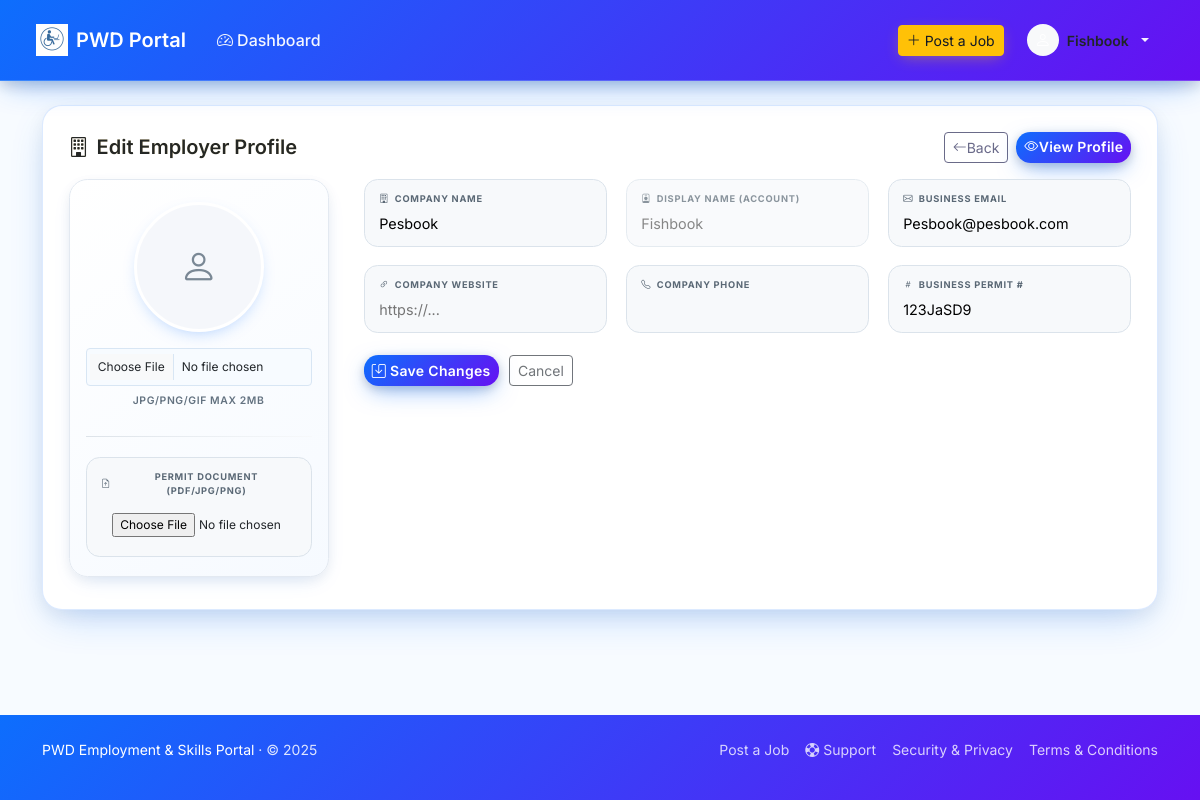
Screenshot of /public/employer_edit.php (signed in) with the database file from the repository.
### tables this page shows
CREATE TABLE `users` (
  `user_id` varchar(40) NOT NULL,
  `name` varchar(120) NOT NULL,
  `date_of_birth` date DEFAULT NULL,
  `gender` enum('Male','Female','Non-binary','Prefer not to say') DEFAULT NULL,
  `phone` varchar(30) DEFAULT NULL,
  `region` varchar(100) DEFAULT NULL,
  `province` varchar(100) DEFAULT NULL,
  `city` varchar(100) DEFAULT NULL,
  `full_address` varchar(255) DEFAULT NULL,
  `email` varchar(180) NOT NULL,
  `password` varchar(255) DEFAULT NULL,
  `role` enum('job_seeker','employer','admin') NOT NULL DEFAULT 'job_seeker',
  `experience` int(11) DEFAULT 0,
  `education` varchar(120) DEFAULT NULL,
  `education_level` varchar(120) DEFAULT NULL,
  `primary_skill_summary` text DEFAULT NULL,
  `profile_completeness` tinyint(3) UNSIGNED NOT NULL DEFAULT 0,
  `profile_last_calculated` datetime DEFAULT NULL,
  `disability` varchar(255) DEFAULT NULL,
  `disability_type` varchar(120) DEFAULT NULL,
  `disability_severity` enum('Mild','Moderate','Severe') DEFAULT NULL,
  `assistive_devices` varchar(255) DEFAULT NULL,
  `pwd_id_number` varbinary(255) DEFAULT NULL,
  `pwd_id_last4` varchar(8) DEFAULT NULL,
  `pwd_id_status` enum('None','Pending','Verified','Rejected') NOT NULL DEFAULT 'None',
  `job_seeker_status` enum('Active','Suspended') NOT NULL DEFAULT 'Active',
  `pwd_id_review_note` text DEFAULT NULL,
  `pwd_id_reviewed_at` datetime DEFAULT NULL,
  `pwd_id_reviewed_by` varchar(40) DEFAULT NULL,
  `resume` varchar(255) DEFAULT NULL,
  `video_intro` varchar(255) DEFAULT NULL,
  `expected_salary_currency` varchar(8) DEFAULT 'PHP',
  `expected_salary_min` int(11) DEFAULT NULL,
  `expected_salary_max` int(11) DEFAULT NULL,
  `expected_salary_period` enum('monthly','yearly','hourly') DEFAULT 'monthly',
  `interests` text DEFAULT NULL,
  `accessibility_preferences` varchar(255) DEFAULT NULL,
  `preferred_location` varchar(255) DEFAULT NULL,
  `preferred_work_setup` enum('On-site','Hybrid','Remote') DEFAULT NULL,
  `created_at` timestamp NOT NULL DEFAULT current_timestamp(),
  `company_name` varchar(255) DEFAULT '',
  `business_email` varchar(255) DEFAULT '',
  `company_website` varchar(255) DEFAULT NULL,
  `company_phone` varchar(64) DEFAULT NULL,
  `business_permit_number` varchar(100) DEFAULT NULL,
  `employer_status` enum('Pending','Approved','Suspended','Rejected') DEFAULT 'Pending',
  `suspension_reason` text DEFAULT NULL,
  `employer_doc` varchar(255) DEFAULT '',
  `profile_picture` varchar(255) DEFAULT NULL,
  `deleted_at` datetime DEFAULT NULL
);

### classes/User.php (called while the page is built, shortened)
<?php
class User {
    public static function findById(string $id): ?self {
        $pdo = Database::getConnection();
        $stmt = $pdo->prepare("SELECT * FROM users WHERE user_id=? LIMIT 1");
        $stmt->execute([$id]);
        $row = $stmt->fetch(PDO::FETCH_ASSOC);
        return new self($row);
    }
}

### public/employer_edit.php (the view, shortened to what this page needs)
<?php
require_once '../classes/User.php';
$user = User::findById($_SESSION['user_id']);
include '../includes/header.php';
include '../includes/nav.php';
?>
<div class="container mt-4">
<form method="post" enctype="multipart/form-data" class="emp-edit-card mb-4">
  <div class="d-flex justify-content-between align-items-center flex-wrap mb-3">
    <h1 class="h5 fw-semibold mb-2 mb-lg-0"><i class="bi bi-building me-2"></i>Edit Employer Profile</h1>
    <div class="d-flex gap-2">
      <a class="btn btn-outline-secondary btn-sm" href="employer_profile.php"><i class="bi bi-arrow-left"></i><span>Back</span></a>
      <a class="btn btn-gradient btn-sm" href="employer_profile.php"><i class="bi bi-eye"></i><span>View Profile</span></a>
    </div>
  </div>
  <div class="emp-form-grid">
    <div>
      <div class="avatar-upload-box">
        <div class="avatar-preview" id="avatarPreview">
          <?php if (!empty($user->profile_picture)): ?>
            <img src="../<?php echo htmlspecialchars($user->profile_picture); ?>" alt="Profile Picture" id="avatarImg">
          <?php else: ?>
            <div class="fallback"><i class="bi bi-person"></i></div>
          <?php endif; ?>
        </div>
        <input type="file" name="profile_picture" id="profilePictureInput" accept="image/*" class="form-control form-control-sm" aria-label="Upload profile picture">
        <div class="small-hint">JPG/PNG/GIF max 2MB</div>
        <div class="divider-soft"></div>
        <div class="input-block">
          <label><i class="bi bi-file-earmark-arrow-up"></i>Permit Document (PDF/JPG/PNG)</label>
          <input type="file" name="employer_doc" id="permitDocInput" aria-label="Upload business permit">
        </div>
      </div>
    </div>
    <div>
      <div class="form-grid-2">
        <div class="input-block">
          <label><i class="bi bi-building"></i>Company Name</label>
          <input type="text" name="company_name" value="<?php echo htmlspecialchars($user->company_name); ?>" required>
        </div>
        <div class="input-block disabled">
          <label><i class="bi bi-person-badge"></i>Display Name (Account)</label>
          <input type="text" value="<?php echo htmlspecialchars($user->name); ?>" disabled>
        </div>
        <div class="input-block">
          <label><i class="bi bi-envelope"></i>Business Email</label>
          <input type="email" name="business_email" value="<?php echo htmlspecialchars($user->business_email); ?>">
        </div>
        <div class="input-block">
          <label><i class="bi bi-link-45deg"></i>Company Website</label>
          <input type="text" name="company_website" value="<?php echo htmlspecialchars($user->company_website); ?>" placeholder="https://...">
        </div>
        <div class="input-block">
          <label><i class="bi bi-telephone"></i>Company Phone</label>
          <input type="text" name="company_phone" value="<?php echo htmlspecialchars($user->company_phone); ?>">
        </div>
        <div class="input-block">
          <label><i class="bi bi-hash"></i>Business Permit #</label>
          <input type="text" name="business_permit_number" value="<?php echo htmlspecialchars($user->business_permit_number); ?>">
        </div>
      </div>
      <div class="edit-actions-row">
        <button class="btn btn-gradient btn-sm"><i class="bi bi-save me-1"></i>Save Changes</button>
        <a href="employer_profile.php" class="btn btn-outline-secondary btn-sm">Cancel</a>
      </div>
    </div>
  </div>
</form>
</div>
<?php include '../includes/footer.php'; ?>

### public/assets/styles.css (style rules this page uses)
:root { --primary-blue: #0d6efd; --primary-purple: #6610f2; --accent-yellow: #ffc107; --neutral-light: #f8f9fa; --neutral-white: #ffffff; --text-dark: #212529; --text-body: #495057; --success-green: #198754; --warning-orange: #fd7e14; --brand-blue: var(--primary-blue); --brand-blue-600: #0b5ed7; --brand-blue-700: #0a58ca; --brand-yellow: var(--accent-yellow); --brand-yellow-600: #e0a800; --brand-black: var(--text-dark); --brand-shadow: 0 .5rem 1rem rgba(17,24,39,.08); --surface-radius: 16px; --surface: var(--neutral-white); --border-subtle: #e6eef7; --ink-muted: #4b5563; --nav-pill-hover: #eef6ff; --nav-bg: var(--neutral-white, #ffffff); --nav-text: var(--text-dark, #212529); --nav-text-muted: var(--text-body, #495057); --nav-border: var(--neutral-light, #e9edf3); --nav-accent: var(--primary-blue, var(--brand-blue)); --nav-grad-start: var(--primary-blue, var(--brand-blue-600)); --nav-grad-end: var(--primary-purple, var(--brand-blue-700)); --bs-primary: var(--brand-blue); --bs-primary-rgb: 13,110,253; --bs-body-color: var(--brand-black); --bs-body-bg: #f7fbff; --bs-link-color: var(--brand-blue); --bs-link-hover-color: var(--brand-blue-600); --bs-border-color: #e6eef7; }
* { box-sizing: border-box; }
body { font-family: 'Inter', system-ui, -apple-system, Segoe UI, Roboto, Arial, sans-serif; color: var(--brand-black); }
html { scroll-behavior:smooth; }
a { color: var(--brand-blue); }
.form-control, .form-select { border-color: #d8e6f4; }
html { scrollbar-width: thin; scrollbar-color: var(--primary-blue) var(--neutral-light); }
.btn-gradient { --btn-grad-start: var(--primary-blue); --btn-grad-end: var(--primary-purple); background: linear-gradient(135deg, var(--btn-grad-start), var(--btn-grad-end)); color:#fff !important; border: none; font-weight:600; letter-spacing:.3px; position: relative; overflow: hidden; box-shadow: 0 8px 24px -6px rgba(13,110,253,.55), 0 3px 10px rgba(0,0,0,.18); transition: all .32s cubic-bezier(.25,.46,.45,.94); border-radius: .9rem; }
.btn-gradient::before { content: ''; position: absolute; inset: 0; background: linear-gradient(60deg, rgba(255,255,255,0) 0%, rgba(255,255,255,.35) 50%, rgba(255,255,255,0) 100%); transform: translateX(-120%); animation: btnShine 4.5s ease-in-out infinite; pointer-events: none; }

### includes/header.php (style rules this page uses)
body { font-family: 'Inter', system-ui, -apple-system, "Segoe UI", Roboto, Ubuntu, sans-serif; }

### includes/nav.php (style rules this page uses)
body { margin:0; scroll-padding-top: 76px; }

### rows the page displays
users: company_name "Pesbook", name "Fishbook", business_email "Pesbook@pesbook.com", business_permit_number "123JaSD9"

### other values shown
$_SESSION['name'] "Fishbook"
